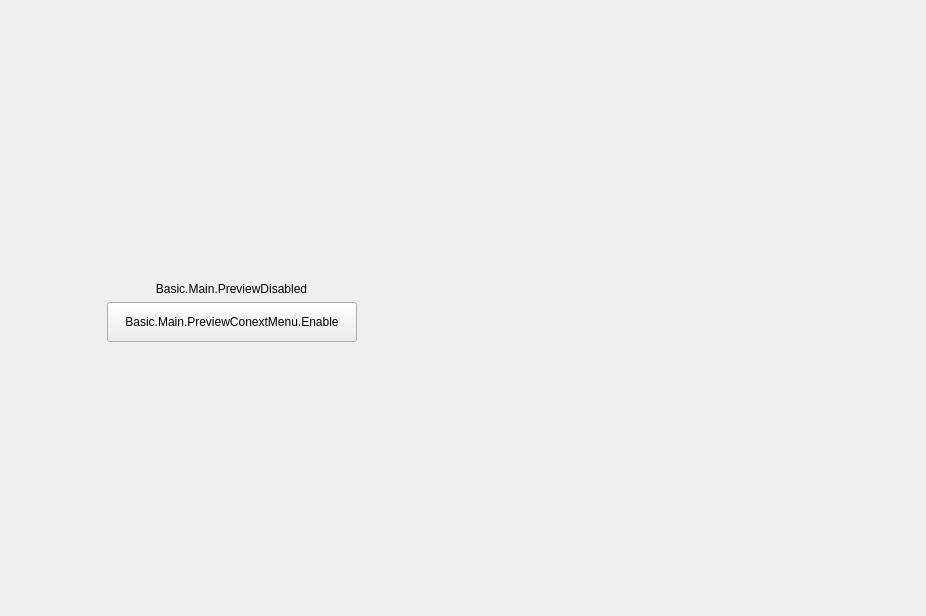
<?xml version="1.0" encoding="UTF-8"?>
<ui version="4.0">
 <class>AFMainDynamicComposit</class>
 <widget class="QMainWindow" name="AFMainDynamicComposit">
  <property name="geometry">
   <rect>
    <x>0</x>
    <y>0</y>
    <width>926</width>
    <height>616</height>
   </rect>
  </property>
  <property name="minimumSize">
   <size>
    <width>300</width>
    <height>300</height>
   </size>
  </property>
  <property name="contextMenuPolicy">
   <enum>Qt::CustomContextMenu</enum>
  </property>
  <property name="windowTitle">
   <string>MainWindow</string>
  </property>
  <property name="styleSheet">
   <string notr="true"/>
  </property>
  <property name="dockOptions">
   <set>QMainWindow::AnimatedDocks</set>
  </property>
  <widget class="QWidget" name="centralwidget">
   <layout class="QHBoxLayout" name="horizontalLayout" stretch="0,0">
    <property name="spacing">
     <number>0</number>
    </property>
    <property name="leftMargin">
     <number>0</number>
    </property>
    <property name="topMargin">
     <number>8</number>
    </property>
    <property name="rightMargin">
     <number>0</number>
    </property>
    <property name="bottomMargin">
     <number>0</number>
    </property>
    <item>
     <widget class="QFrame" name="frame_notPreview">
      <property name="sizePolicy">
       <sizepolicy hsizetype="Expanding" vsizetype="Preferred">
        <horstretch>0</horstretch>
        <verstretch>0</verstretch>
       </sizepolicy>
      </property>
      <property name="minimumSize">
       <size>
        <width>0</width>
        <height>0</height>
       </size>
      </property>
      <property name="mouseTracking">
       <bool>true</bool>
      </property>
      <property name="focusPolicy">
       <enum>Qt::StrongFocus</enum>
      </property>
      <property name="contextMenuPolicy">
       <enum>Qt::CustomContextMenu</enum>
      </property>
      <property name="styleSheet">
       <string notr="true"/>
      </property>
      <layout class="QVBoxLayout" name="notPreviewLayout" stretch="0,0,0,0">
       <item>
        <spacer name="verticalSpacer">
         <property name="orientation">
          <enum>Qt::Vertical</enum>
         </property>
         <property name="sizeHint" stdset="0">
          <size>
           <width>20</width>
           <height>40</height>
          </size>
         </property>
        </spacer>
       </item>
       <item>
        <widget class="QLabel" name="label">
         <property name="text">
          <string>Basic.Main.PreviewDisabled</string>
         </property>
         <property name="alignment">
          <set>Qt::AlignCenter</set>
         </property>
        </widget>
       </item>
       <item>
        <layout class="QHBoxLayout" name="horizontalLayout_2">
         <property name="topMargin">
          <number>0</number>
         </property>
         <item>
          <spacer name="horizontalSpacer">
           <property name="orientation">
            <enum>Qt::Horizontal</enum>
           </property>
           <property name="sizeHint" stdset="0">
            <size>
             <width>40</width>
             <height>20</height>
            </size>
           </property>
          </spacer>
         </item>
         <item>
          <widget class="QPushButton" name="button_ShowPreview">
           <property name="minimumSize">
            <size>
             <width>250</width>
             <height>40</height>
            </size>
           </property>
           <property name="maximumSize">
            <size>
             <width>250</width>
             <height>40</height>
            </size>
           </property>
           <property name="text">
            <string>Basic.Main.PreviewConextMenu.Enable</string>
           </property>
          </widget>
         </item>
         <item>
          <spacer name="horizontalSpacer_2">
           <property name="orientation">
            <enum>Qt::Horizontal</enum>
           </property>
           <property name="sizeHint" stdset="0">
            <size>
             <width>40</width>
             <height>20</height>
            </size>
           </property>
          </spacer>
         </item>
        </layout>
       </item>
       <item>
        <spacer name="verticalSpacer_2">
         <property name="orientation">
          <enum>Qt::Vertical</enum>
         </property>
         <property name="sizeHint" stdset="0">
          <size>
           <width>20</width>
           <height>40</height>
          </size>
         </property>
        </spacer>
       </item>
      </layout>
     </widget>
    </item>
    <item>
     <widget class="AFBasicPreview" name="widget_Screen" native="true">
      <property name="sizePolicy">
       <sizepolicy hsizetype="Expanding" vsizetype="Preferred">
        <horstretch>0</horstretch>
        <verstretch>0</verstretch>
       </sizepolicy>
      </property>
      <property name="minimumSize">
       <size>
        <width>0</width>
        <height>0</height>
       </size>
      </property>
      <property name="mouseTracking">
       <bool>true</bool>
      </property>
      <property name="focusPolicy">
       <enum>Qt::StrongFocus</enum>
      </property>
      <property name="contextMenuPolicy">
       <enum>Qt::CustomContextMenu</enum>
      </property>
      <property name="styleSheet">
       <string notr="true"/>
      </property>
     </widget>
    </item>
   </layout>
  </widget>
  <action name="locksDocks">
   <property name="text">
    <string>Basic.Menu.Docks.LockDocks</string>
   </property>
   <property name="toolTip">
    <string>Basic.Menu.Docks.LockDocks</string>
   </property>
  </action>
  <action name="actionRemoveSource">
   <property name="text">
    <string>Remove</string>
   </property>
   <property name="toolTip">
    <string>Remove</string>
   </property>
   <property name="shortcut">
    <string>Del</string>
   </property>
  </action>
 </widget>
 <customwidgets>
  <customwidget>
   <class>AFBasicPreview</class>
   <extends>QWidget</extends>
   <header>UIComponent/CBasicPreview.h</header>
   <container>1</container>
  </customwidget>
 </customwidgets>
 <resources/>
 <connections/>
</ui>
